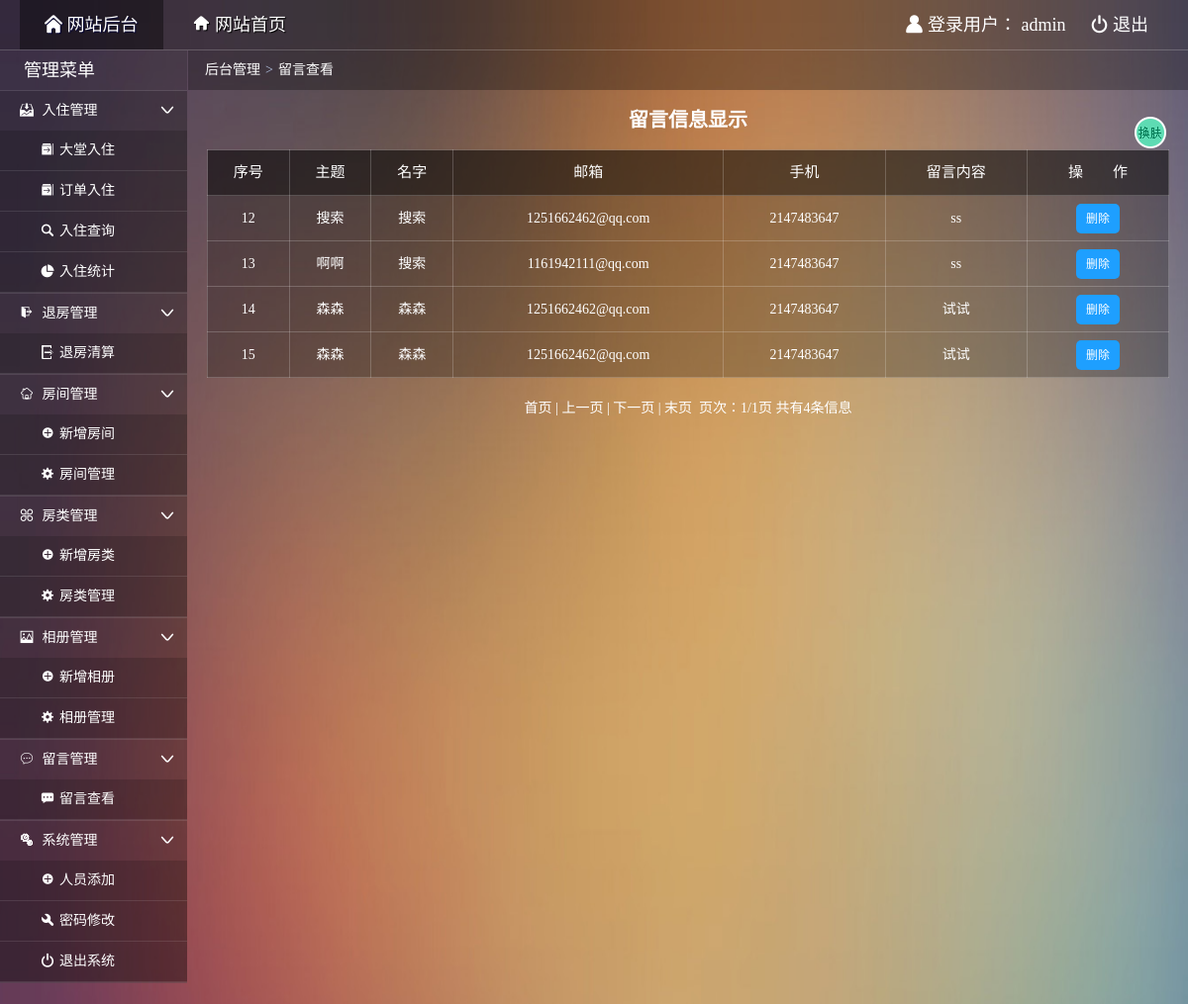
/admin/admin_message.php (signed in), run on an earlier commit of the app's database.
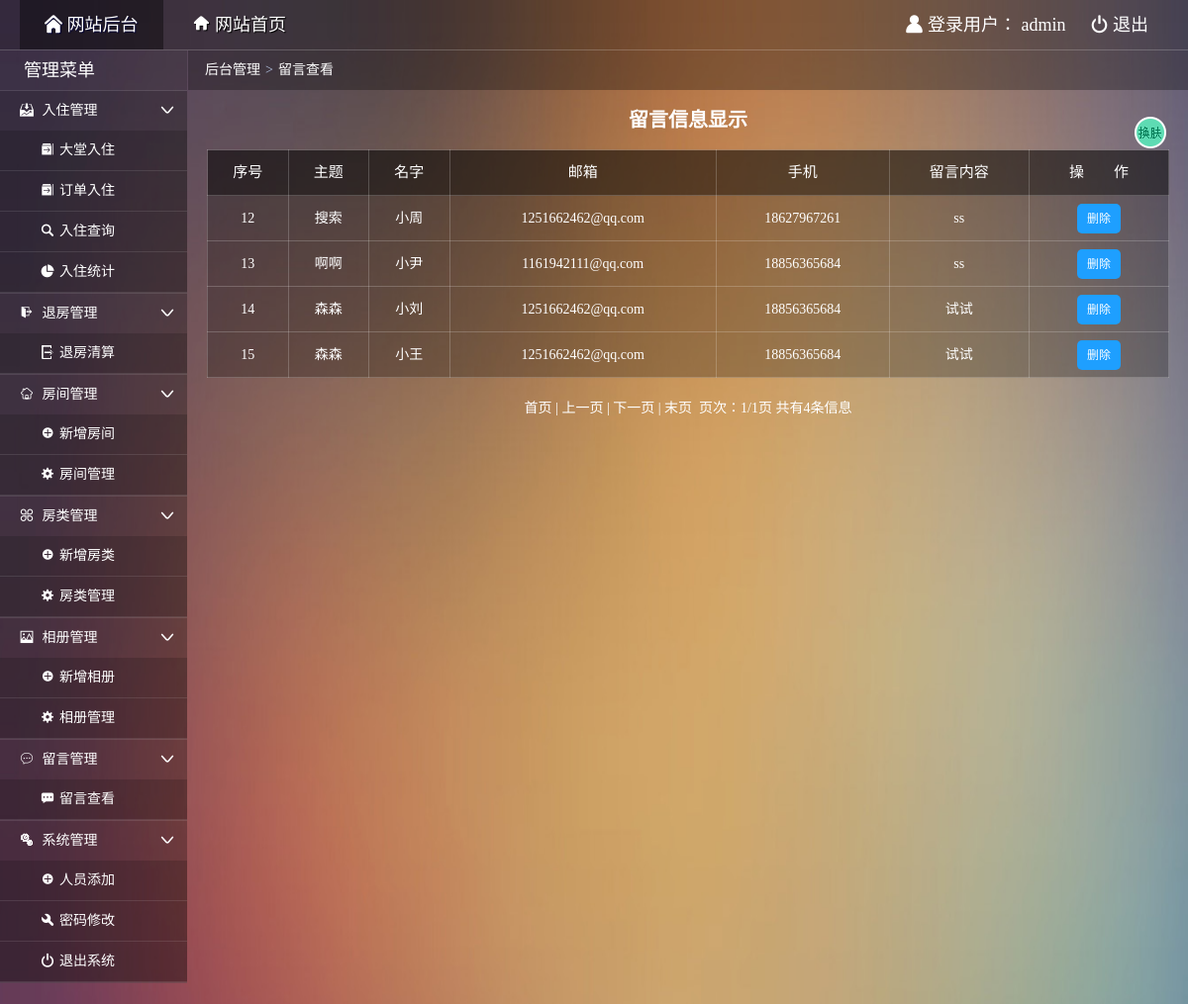
And on a later commit of the database.
### tables this page shows
CREATE TABLE IF NOT EXISTS `message` (
  `ms_id` int(4) NOT NULL auto_increment COMMENT '序号',
  `title` varchar(30) NOT NULL COMMENT '主题',
  `name` varchar(10) NOT NULL COMMENT '名字',
  `mailbox` varchar(50) NOT NULL COMMENT '邮箱',
  `phone` char(11) NOT NULL COMMENT '手机',
  `content` varchar(240) NOT NULL COMMENT '留言内容',
  PRIMARY KEY  (`ms_id`)
);

### admin/admin_message.php (the view, shortened to what this page needs)
<!doctype html>
<html>
<head>
  <link rel="stylesheet" type="text/css" href="css/common.css"/>
  <link rel="stylesheet" type="text/css" href="css/main.css"/>
</head>
<body>
  <div class="topbar-wrap white">
    <div class="topbar-inner clearfix">
      <div class="topbar-logo-wrap clearfix">
        <ul class="navbar-list clearfix">
          <li><a class="on" href="admin_index.php"><i class="icon-font">&#xe622;</i> 网站后台</a></li>
          <li><a href="../index.php" target="_blank"><i class="icon-font">&#xe681;</i> 网站首页</a></li>
        </ul>
      </div>
      <div class="top-info-wrap">
        <ul class="top-info-list clearfix">
          <li><i class="icon-font">&#xe607;</i> 登录用户：
            <?php
            if($_SESSION["aname"]){
              echo $_SESSION["aname"];
            }else{
              header("location:index.php");
              exit;
            }
            ?>
            </li>
          <li><a href="admin_logout.php"><i class="icon-font">&#xe638;</i> 退出</a></li>
        </ul>
      </div>
    </div>
  </div>
  <div class="container clearfix">
    <div class="main-wrap">
      <div class="crumb-wrap">
        <div class="crumb-list"><i class="icon-font"></i><a href="admin_index.php">后台管理</a><span class="crumb-step">&gt;</span><span class="crumb-name">留言查看</span></div>
      </div>
      <div class="search-wrap">留言信息显示</div>
      <div class="result-wrap">
        <div class="result-content">
          <table class="result-tab" width="100%">
            <tr>
              <th class="tc">序号</th>
              <th class="tc">主题</th>
              <th class="tc">名字</th>
              <th class="tc">邮箱</th>
              <th class="tc">手机</th>
              <th class="tc">留言内容</th>
              <th class="tc">操&emsp;&emsp;作</th>
            </tr>
            <?php
              require("../dbconnect.php");
              $pagesize = 10;
              $sql = "select * from message";
              $rs=mysqli_query($db_link,$sql);
              $recordcount=mysqli_num_rows($rs);
              $pagecount=($recordcount-1)/$pagesize+1;
              $pagecount=(int)$pagecount;
              $pageno=@$_GET["pageno"];
              if($pageno=="")
              {
                  $pageno=1;
              }
              $startno=($pageno-1)*$pagesize;
              $sql="select * from message order by ms_id asc limit $startno,$pagesize";
              $rs=mysqli_query($db_link,$sql);
              while($rows=mysqli_fetch_assoc($rs))
              {  ?>
                <tr>
                <td class='tc'><?php echo $rows["ms_id"] ?></td>
                <td class='tc'><?php echo $rows["title"] ?></td>
                <td class='tc'><?php echo $rows["name"] ?></td>
                <td class='tc'><?php echo $rows["mailbox"] ?></td>
                <td class='tc'><?php echo $rows["phone"] ?></td>
                <td class='tc'><?php echo $rows["content"] ?></td>
                <td class='tc'>
                <a href='delete.php?msid=<?php echo $rows["ms_id"] ?>'  class='link-update'>删除</a>
                </td>
                </tr>
            <?php } ?>
          </table>
          <div class="list-page">
      <?php
        if($pageno==1)
        {
          if($recordcount>$pagesize){
            echo "首页 | 上一页 | <a href='?pageno=".($pageno+1)."'>下一页</a> | <a href='?pageno=".$pagecount."'>末页</a>";
          }else{
            echo "首页 | 上一页 | 下一页 | 末页";
          }
        }
        echo "&nbsp;&nbsp;页次：".$pageno."/".$pagecount."页&nbsp;共有".$recordcount."条信息";
      ?>
  </div>
        </div>
      </div>
    </div>
  </div>
</body>
</html>

### admin/css/common.css (style rules this page uses)
html { height:100%; }
body { width:100%;font:14px/1.5 '微软雅黑';word-wrap:break-word;word-break:break-all;-webkit-text-size-adjust:none;background-color: #54364a;background-repeat: no-repeat;background-size:100% 200%;color:#fff; }
body,dl,dd,h1,h2,h3,h4,h5,h6,p,form,ul,ol,blockquote { margin:0 }
table { border-collapse:collapse;border-spacing:0 }
em,i,cite,blockquote { font-style:normal }
ul,ol,li { list-style:none outside;padding:0 }
h1,h2,h3,h4,h5,h6 { font-size:100% }
a { color:#fff;text-decoration:none;outline:0 }
.tc { text-align:center; }
.clearfix:after { content:".";display:block;height:0;clear:both;visibility:hidden; }
.clearfix { *height:1%; }
.white,.white a:link,.white a:visited { color:#fff; }
.icon-font { font-family:'iconfont'; speak:none; font-weight:400; font-style:normal; font-variant:normal; text-transform:none; line-height:1; -webkit-font-smoothing:antialiased; }
.topbar-wrap { height:50px;line-height:50px;background:rgba(0, 0, 0, 0.3);border-bottom: 1px solid rgba(255, 255, 255, 0.2); }
.topbar-logo-wrap { float:left; }
.topbar-inner { font-size:18px;padding:0 20px; }
.navbar-list { float:left; }
.top-info-wrap { float:right; }
.navbar-list li { float:left; }
.navbar-list li a { float:left;margin-right:5px;padding:0 25px;text-shadow:1px 1px 1px #000; }
.navbar-list li a.on { color:#fff;text-shadow:1px 1px 1px #003;background:rgba(0,0,0,0.4); }
.top-info-list li { float:left; }
.top-info-list li a { float:left;margin-left:5px;padding:0 20px;display:inline;zoom:1; }
.list-page { padding:20px 0;text-align:center; }

### admin/css/main.css (style rules this page uses)
.sidebar-wrap { float: left;width: 189px;background: rgba(0, 0, 0, 0.20); }
.main-wrap { margin-left: 190px;min-height:100%; }
.sidebar-title { border-bottom: 1px solid rgba(255, 255, 255, 0.1);height: 40px;line-height: 40px;text-indent:1em;font-size: 24px;text-align: left; }
.sidebar-title h1 { font-weight: normal;font-size:18px; }
.sidebar-list li { background-color: rgba(0, 0, 0, 0.1);border-bottom: 1px solid rgba(255, 255, 255, 0.1); }
.sidebar-list li .icon-font { margin-right: 5px;color: #fff;font-size: 14px; }
.sidebar-list li a { padding: 0 15px 0 20px;display: block;color:#fff;height: 40px;line-height: 40px;position: relative; }
.sub-menu { background:rgba(0, 0, 0, 0.15); }
.sub-menu li { padding-left: 21px;background-color: rgba(0, 0, 0, 0.01);border-bottom: 1px solid rgba(255, 255, 255, 0.1); }
.sub-menu .icon-font { font-size: 11px; }
.crumb-wrap { height: 40px;line-height: 39px;background: rgba(0,0,0,0.3); }
.crumb-list { padding-left: 12px; }
.crumb-step { margin: 0 5px;color: #b2c2e0;font-family: serif; }
.search-wrap { padding: 15px 0;border-bottom: 1px solid #e5e5e5; }
.result-wrap { padding:0 19px; }
.result-tab { border-collapse:collapse;background-color: rgba(0,0,0,0.25); }
.result-tab th { font-weight: normal;font-size: 15px;background:rgba(0,0,0,0.4); }
.result-tab th,.result-tab td { padding:5px;border:1px solid rgba(255,255,255,0.2); }
.result-tab tr { line-height:35px;transition:all,.3s,ease; }
.result-tab .tc { text-align: center; }
.tc>a { background-color: #1E9FFF; display: inline-block; text-align: center; height: 30px; line-height: 30px; padding: 0 10px 0; border-radius: 5px; font-size: 12px; }
.search-wrap { font-weight: 700;padding: 15px 0 15px;color:#fff;text-align:center;font-size:20px;border:none; }
.icon { position: absolute; right: 8px; top: 12px; }
.set-btn { width: 32px;height: 32px;cursor: pointer;position: fixed;right: 22px;top: 118px;overflow: hidden;background-image: url(../img/s1.png);animation:setbtn 4s linear 0s infinite; }

What changed in the data, as far as the page shows it:
changed message "搜索": name "搜索" → "小周"; phone "2147483647" → "18627967261"
changed message "啊啊": name "搜索" → "小尹"; phone "2147483647" → "18856365684"
changed message id 14: name "森森" → "小刘"; phone "2147483647" → "18856365684"
changed message id 15: name "森森" → "小王"; phone "2147483647" → "18856365684"
